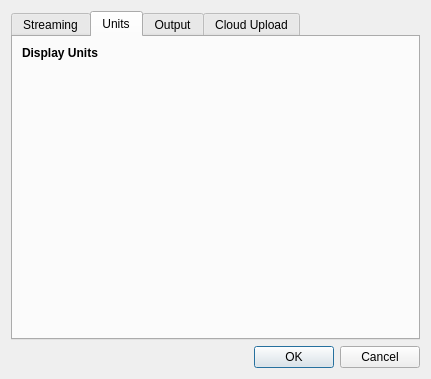
<?xml version="1.0" encoding="UTF-8"?>
<ui version="4.0">
 <class>PreferencesDialog</class>
 <widget class="QDialog" name="PreferencesDialog">
  <property name="geometry">
   <rect>
    <x>0</x>
    <y>0</y>
    <width>414</width>
    <height>379</height>
   </rect>
  </property>
  <property name="windowTitle">
   <string>Preferences</string>
  </property>
  <layout class="QVBoxLayout" name="verticalLayout">
   <item>
    <widget class="QTabWidget" name="tabWidget">
     <property name="currentIndex">
      <number>1</number>
     </property>
     <widget class="QWidget" name="streamingTab">
      <attribute name="title">
       <string>Streaming</string>
      </attribute>
      <layout class="QGridLayout" name="gridLayout_3">
       <item row="1" column="0">
        <spacer name="horizontalSpacer_3">
         <property name="orientation">
          <enum>Qt::Horizontal</enum>
         </property>
         <property name="sizeType">
          <enum>QSizePolicy::Fixed</enum>
         </property>
         <property name="sizeHint" stdset="0">
          <size>
           <width>20</width>
           <height>10</height>
          </size>
         </property>
        </spacer>
       </item>
       <item row="1" column="1">
        <widget class="QCheckBox" name="automaticRGBCheckBox">
         <property name="text">
          <string>Automatically set RGB LEDs when connecting/disconnecting</string>
         </property>
         <property name="checked">
          <bool>true</bool>
         </property>
        </widget>
       </item>
       <item row="0" column="0" colspan="2">
        <widget class="QLabel" name="ledsLabel">
         <property name="font">
          <font>
           <weight>75</weight>
           <bold>true</bold>
          </font>
         </property>
         <property name="text">
          <string>RGB LEDs</string>
         </property>
        </widget>
       </item>
       <item row="5" column="0" colspan="2">
        <spacer name="verticalSpacer_9">
         <property name="orientation">
          <enum>Qt::Vertical</enum>
         </property>
         <property name="sizeHint" stdset="0">
          <size>
           <width>369</width>
           <height>243</height>
          </size>
         </property>
        </spacer>
       </item>
       <item row="2" column="0" colspan="2">
        <widget class="QLabel" name="downsamplingLabel">
         <property name="font">
          <font>
           <weight>75</weight>
           <bold>true</bold>
          </font>
         </property>
         <property name="text">
          <string>Downsampling</string>
         </property>
        </widget>
       </item>
       <item row="3" column="1">
        <widget class="QCheckBox" name="downsampleCheckBox">
         <property name="text">
          <string>Downsample high speed channels (for time domain graph only)</string>
         </property>
         <property name="checked">
          <bool>true</bool>
         </property>
        </widget>
       </item>
      </layout>
     </widget>
     <widget class="QWidget" name="unitTab">
      <attribute name="title">
       <string>Units</string>
      </attribute>
      <layout class="QGridLayout" name="gridLayout">
       <item row="0" column="0" colspan="2">
        <widget class="QLabel" name="unitsLabel">
         <property name="font">
          <font>
           <weight>75</weight>
           <bold>true</bold>
          </font>
         </property>
         <property name="text">
          <string>Display Units</string>
         </property>
        </widget>
       </item>
       <item row="1" column="0">
        <spacer name="horizontalSpacer">
         <property name="orientation">
          <enum>Qt::Horizontal</enum>
         </property>
         <property name="sizeType">
          <enum>QSizePolicy::Fixed</enum>
         </property>
         <property name="sizeHint" stdset="0">
          <size>
           <width>20</width>
           <height>13</height>
          </size>
         </property>
        </spacer>
       </item>
       <item row="4" column="0" colspan="2">
        <spacer name="verticalSpacer_7">
         <property name="orientation">
          <enum>Qt::Vertical</enum>
         </property>
         <property name="sizeHint" stdset="0">
          <size>
           <width>20</width>
           <height>0</height>
          </size>
         </property>
        </spacer>
       </item>
       <item row="1" column="1">
        <widget class="UnitPreferencesWidget" name="unitPreferences" native="true"/>
       </item>
      </layout>
     </widget>
     <widget class="QWidget" name="outputTab">
      <attribute name="title">
       <string>Output</string>
      </attribute>
      <layout class="QGridLayout" name="gridLayout_2" columnstretch="0,1,0">
       <item row="6" column="0" colspan="3">
        <spacer name="verticalSpacer_8">
         <property name="orientation">
          <enum>Qt::Vertical</enum>
         </property>
         <property name="sizeHint" stdset="0">
          <size>
           <width>369</width>
           <height>237</height>
          </size>
         </property>
        </spacer>
       </item>
       <item row="0" column="0" colspan="3">
        <widget class="QLabel" name="outputLocationLabel">
         <property name="font">
          <font>
           <weight>75</weight>
           <bold>true</bold>
          </font>
         </property>
         <property name="text">
          <string>Output Location</string>
         </property>
        </widget>
       </item>
       <item row="5" column="2">
        <widget class="QSpinBox" name="compressionLevel">
         <property name="minimum">
          <number>0</number>
         </property>
         <property name="maximum">
          <number>9</number>
         </property>
         <property name="value">
          <number>6</number>
         </property>
        </widget>
       </item>
       <item row="3" column="0" colspan="3">
        <widget class="QLabel" name="compressionLabel">
         <property name="font">
          <font>
           <weight>75</weight>
           <bold>true</bold>
          </font>
         </property>
         <property name="text">
          <string>Compression</string>
         </property>
        </widget>
       </item>
       <item row="5" column="1">
        <widget class="QLabel" name="compressionLevelLabel">
         <property name="text">
          <string>Compression Level (default 6)</string>
         </property>
        </widget>
       </item>
       <item row="1" column="1" colspan="2">
        <layout class="QHBoxLayout" name="horizontalLayout">
         <item>
          <widget class="QLineEdit" name="outputLocation"/>
         </item>
         <item>
          <widget class="QPushButton" name="browseButton">
           <property name="text">
            <string>Browse...</string>
           </property>
          </widget>
         </item>
        </layout>
       </item>
       <item row="1" column="0">
        <spacer name="horizontalSpacer_2">
         <property name="orientation">
          <enum>Qt::Horizontal</enum>
         </property>
         <property name="sizeType">
          <enum>QSizePolicy::Fixed</enum>
         </property>
         <property name="sizeHint" stdset="0">
          <size>
           <width>20</width>
           <height>10</height>
          </size>
         </property>
        </spacer>
       </item>
      </layout>
     </widget>
     <widget class="QWidget" name="uploadTab">
      <attribute name="title">
       <string>Cloud Upload</string>
      </attribute>
      <layout class="QGridLayout" name="gridLayout_4">
       <item row="5" column="3">
        <widget class="QLineEdit" name="uploadAccessKeyID">
         <property name="enabled">
          <bool>false</bool>
         </property>
        </widget>
       </item>
       <item row="5" column="2">
        <widget class="QLabel" name="uploadAccessKeyIDLabel">
         <property name="enabled">
          <bool>false</bool>
         </property>
         <property name="text">
          <string>AWS Access Key ID</string>
         </property>
        </widget>
       </item>
       <item row="2" column="1">
        <spacer name="horizontalSpacer_5">
         <property name="orientation">
          <enum>Qt::Horizontal</enum>
         </property>
         <property name="sizeType">
          <enum>QSizePolicy::Fixed</enum>
         </property>
         <property name="sizeHint" stdset="0">
          <size>
           <width>20</width>
           <height>13</height>
          </size>
         </property>
        </spacer>
       </item>
       <item row="1" column="1" colspan="3">
        <widget class="QCheckBox" name="enableUpload">
         <property name="text">
          <string>Enable AWS S3 Upload</string>
         </property>
        </widget>
       </item>
       <item row="6" column="3">
        <widget class="QLineEdit" name="uploadSecretAccessKey">
         <property name="enabled">
          <bool>false</bool>
         </property>
         <property name="echoMode">
          <enum>QLineEdit::PasswordEchoOnEdit</enum>
         </property>
        </widget>
       </item>
       <item row="2" column="2">
        <widget class="QLabel" name="s3BucketLabel">
         <property name="enabled">
          <bool>false</bool>
         </property>
         <property name="text">
          <string>S3 Bucket</string>
         </property>
        </widget>
       </item>
       <item row="0" column="0" colspan="3">
        <widget class="QLabel" name="uploadLabel">
         <property name="font">
          <font>
           <weight>75</weight>
           <bold>true</bold>
          </font>
         </property>
         <property name="text">
          <string>Amazon S3 Upload</string>
         </property>
        </widget>
       </item>
       <item row="4" column="2">
        <widget class="QLabel" name="uploadDirectoryLabel">
         <property name="enabled">
          <bool>false</bool>
         </property>
         <property name="text">
          <string>Upload Directory</string>
         </property>
        </widget>
       </item>
       <item row="4" column="3">
        <widget class="QLineEdit" name="uploadDirectory">
         <property name="enabled">
          <bool>false</bool>
         </property>
        </widget>
       </item>
       <item row="1" column="0">
        <spacer name="horizontalSpacer_4">
         <property name="orientation">
          <enum>Qt::Horizontal</enum>
         </property>
         <property name="sizeType">
          <enum>QSizePolicy::Fixed</enum>
         </property>
         <property name="sizeHint" stdset="0">
          <size>
           <width>20</width>
           <height>13</height>
          </size>
         </property>
        </spacer>
       </item>
       <item row="8" column="0" colspan="4">
        <spacer name="verticalSpacer_10">
         <property name="orientation">
          <enum>Qt::Vertical</enum>
         </property>
         <property name="sizeHint" stdset="0">
          <size>
           <width>369</width>
           <height>116</height>
          </size>
         </property>
        </spacer>
       </item>
       <item row="2" column="3">
        <widget class="QLineEdit" name="s3Bucket">
         <property name="enabled">
          <bool>false</bool>
         </property>
        </widget>
       </item>
       <item row="7" column="2" colspan="2">
        <widget class="QCheckBox" name="uploadDeleteOriginal">
         <property name="enabled">
          <bool>false</bool>
         </property>
         <property name="text">
          <string>Delete original .apd after successful upload</string>
         </property>
        </widget>
       </item>
       <item row="6" column="2">
        <widget class="QLabel" name="uploadSecretAccessKeyLabel">
         <property name="enabled">
          <bool>false</bool>
         </property>
         <property name="text">
          <string>AWS Secret Access Key</string>
         </property>
        </widget>
       </item>
       <item row="3" column="2">
        <widget class="QLabel" name="awsRegionLabel">
         <property name="enabled">
          <bool>false</bool>
         </property>
         <property name="text">
          <string>S3 Bucket AWS Region</string>
         </property>
        </widget>
       </item>
       <item row="3" column="3">
        <widget class="QLineEdit" name="awsRegion">
         <property name="enabled">
          <bool>false</bool>
         </property>
        </widget>
       </item>
      </layout>
     </widget>
    </widget>
   </item>
   <item>
    <widget class="QDialogButtonBox" name="buttonBox">
     <property name="orientation">
      <enum>Qt::Horizontal</enum>
     </property>
     <property name="standardButtons">
      <set>QDialogButtonBox::Cancel|QDialogButtonBox::Ok</set>
     </property>
    </widget>
   </item>
  </layout>
 </widget>
 <customwidgets>
  <customwidget>
   <class>UnitPreferencesWidget</class>
   <extends>QWidget</extends>
   <header location="global">hyperborea.unit_preferences</header>
   <container>1</container>
  </customwidget>
 </customwidgets>
 <tabstops>
  <tabstop>tabWidget</tabstop>
  <tabstop>automaticRGBCheckBox</tabstop>
  <tabstop>outputLocation</tabstop>
  <tabstop>browseButton</tabstop>
  <tabstop>compressionLevel</tabstop>
  <tabstop>enableUpload</tabstop>
  <tabstop>s3Bucket</tabstop>
  <tabstop>awsRegion</tabstop>
  <tabstop>uploadDirectory</tabstop>
  <tabstop>uploadAccessKeyID</tabstop>
  <tabstop>uploadSecretAccessKey</tabstop>
  <tabstop>uploadDeleteOriginal</tabstop>
  <tabstop>buttonBox</tabstop>
 </tabstops>
 <resources/>
 <connections>
  <connection>
   <sender>buttonBox</sender>
   <signal>accepted()</signal>
   <receiver>PreferencesDialog</receiver>
   <slot>accept()</slot>
   <hints>
    <hint type="sourcelabel">
     <x>257</x>
     <y>369</y>
    </hint>
    <hint type="destinationlabel">
     <x>157</x>
     <y>274</y>
    </hint>
   </hints>
  </connection>
  <connection>
   <sender>buttonBox</sender>
   <signal>rejected()</signal>
   <receiver>PreferencesDialog</receiver>
   <slot>reject()</slot>
   <hints>
    <hint type="sourcelabel">
     <x>325</x>
     <y>369</y>
    </hint>
    <hint type="destinationlabel">
     <x>286</x>
     <y>274</y>
    </hint>
   </hints>
  </connection>
  <connection>
   <sender>enableUpload</sender>
   <signal>toggled(bool)</signal>
   <receiver>s3BucketLabel</receiver>
   <slot>setEnabled(bool)</slot>
   <hints>
    <hint type="sourcelabel">
     <x>106</x>
     <y>69</y>
    </hint>
    <hint type="destinationlabel">
     <x>113</x>
     <y>93</y>
    </hint>
   </hints>
  </connection>
  <connection>
   <sender>enableUpload</sender>
   <signal>toggled(bool)</signal>
   <receiver>s3Bucket</receiver>
   <slot>setEnabled(bool)</slot>
   <hints>
    <hint type="sourcelabel">
     <x>231</x>
     <y>69</y>
    </hint>
    <hint type="destinationlabel">
     <x>235</x>
     <y>92</y>
    </hint>
   </hints>
  </connection>
  <connection>
   <sender>enableUpload</sender>
   <signal>toggled(bool)</signal>
   <receiver>uploadDirectoryLabel</receiver>
   <slot>setEnabled(bool)</slot>
   <hints>
    <hint type="sourcelabel">
     <x>143</x>
     <y>67</y>
    </hint>
    <hint type="destinationlabel">
     <x>168</x>
     <y>153</y>
    </hint>
   </hints>
  </connection>
  <connection>
   <sender>enableUpload</sender>
   <signal>toggled(bool)</signal>
   <receiver>uploadDirectory</receiver>
   <slot>setEnabled(bool)</slot>
   <hints>
    <hint type="sourcelabel">
     <x>192</x>
     <y>65</y>
    </hint>
    <hint type="destinationlabel">
     <x>340</x>
     <y>153</y>
    </hint>
   </hints>
  </connection>
  <connection>
   <sender>enableUpload</sender>
   <signal>toggled(bool)</signal>
   <receiver>uploadAccessKeyIDLabel</receiver>
   <slot>setEnabled(bool)</slot>
   <hints>
    <hint type="sourcelabel">
     <x>169</x>
     <y>68</y>
    </hint>
    <hint type="destinationlabel">
     <x>185</x>
     <y>179</y>
    </hint>
   </hints>
  </connection>
  <connection>
   <sender>enableUpload</sender>
   <signal>toggled(bool)</signal>
   <receiver>uploadAccessKeyID</receiver>
   <slot>setEnabled(bool)</slot>
   <hints>
    <hint type="sourcelabel">
     <x>341</x>
     <y>62</y>
    </hint>
    <hint type="destinationlabel">
     <x>391</x>
     <y>179</y>
    </hint>
   </hints>
  </connection>
  <connection>
   <sender>enableUpload</sender>
   <signal>toggled(bool)</signal>
   <receiver>uploadSecretAccessKeyLabel</receiver>
   <slot>setEnabled(bool)</slot>
   <hints>
    <hint type="sourcelabel">
     <x>207</x>
     <y>67</y>
    </hint>
    <hint type="destinationlabel">
     <x>171</x>
     <y>205</y>
    </hint>
   </hints>
  </connection>
  <connection>
   <sender>enableUpload</sender>
   <signal>toggled(bool)</signal>
   <receiver>uploadSecretAccessKey</receiver>
   <slot>setEnabled(bool)</slot>
   <hints>
    <hint type="sourcelabel">
     <x>258</x>
     <y>69</y>
    </hint>
    <hint type="destinationlabel">
     <x>375</x>
     <y>205</y>
    </hint>
   </hints>
  </connection>
  <connection>
   <sender>enableUpload</sender>
   <signal>toggled(bool)</signal>
   <receiver>uploadDeleteOriginal</receiver>
   <slot>setEnabled(bool)</slot>
   <hints>
    <hint type="sourcelabel">
     <x>279</x>
     <y>65</y>
    </hint>
    <hint type="destinationlabel">
     <x>309</x>
     <y>228</y>
    </hint>
   </hints>
  </connection>
  <connection>
   <sender>enableUpload</sender>
   <signal>toggled(bool)</signal>
   <receiver>awsRegionLabel</receiver>
   <slot>setEnabled(bool)</slot>
   <hints>
    <hint type="sourcelabel">
     <x>145</x>
     <y>72</y>
    </hint>
    <hint type="destinationlabel">
     <x>147</x>
     <y>120</y>
    </hint>
   </hints>
  </connection>
  <connection>
   <sender>enableUpload</sender>
   <signal>toggled(bool)</signal>
   <receiver>awsRegion</receiver>
   <slot>setEnabled(bool)</slot>
   <hints>
    <hint type="sourcelabel">
     <x>277</x>
     <y>68</y>
    </hint>
    <hint type="destinationlabel">
     <x>271</x>
     <y>124</y>
    </hint>
   </hints>
  </connection>
 </connections>
</ui>
